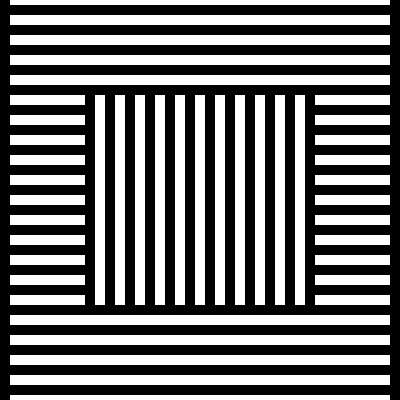
Frame 1 (no input)
Frame 60 (no input): identical to frame 1, image omitted
Frame 120 (the mouse pressed at the canvas centre since frame 60): identical to frame 1, image omitted

The p5.js sketch that drew this single still picture (run headless with seeded random() and noise() and a simulated clock; from frame 60 on, the mouse is pressed at the canvas centre):

// p5.js sketch
// ── sketch.js
function setup() {
  createCanvas(400, 400);
  strokeWeight(10)
}

function draw() {
  background(255);
  for(var x = 10;x < 400; x= x+20){
   line(0,x,400,x)
}
  rect(90,90,220,220)
  line(110,90,110,310)
  line(130,90,130,310)
  line(150,90,150,310)
  line(170,90,170,310)
  line(190,90,190,310)
  line(210,90,210,310)
  line(230,90,230,310)
  line(250,90,250,310)
  line(270,90,270,310)
  line(290,90,290,310)
  
  line(5,0,5,400)
  line(395,0,395,400)
   
   
}
